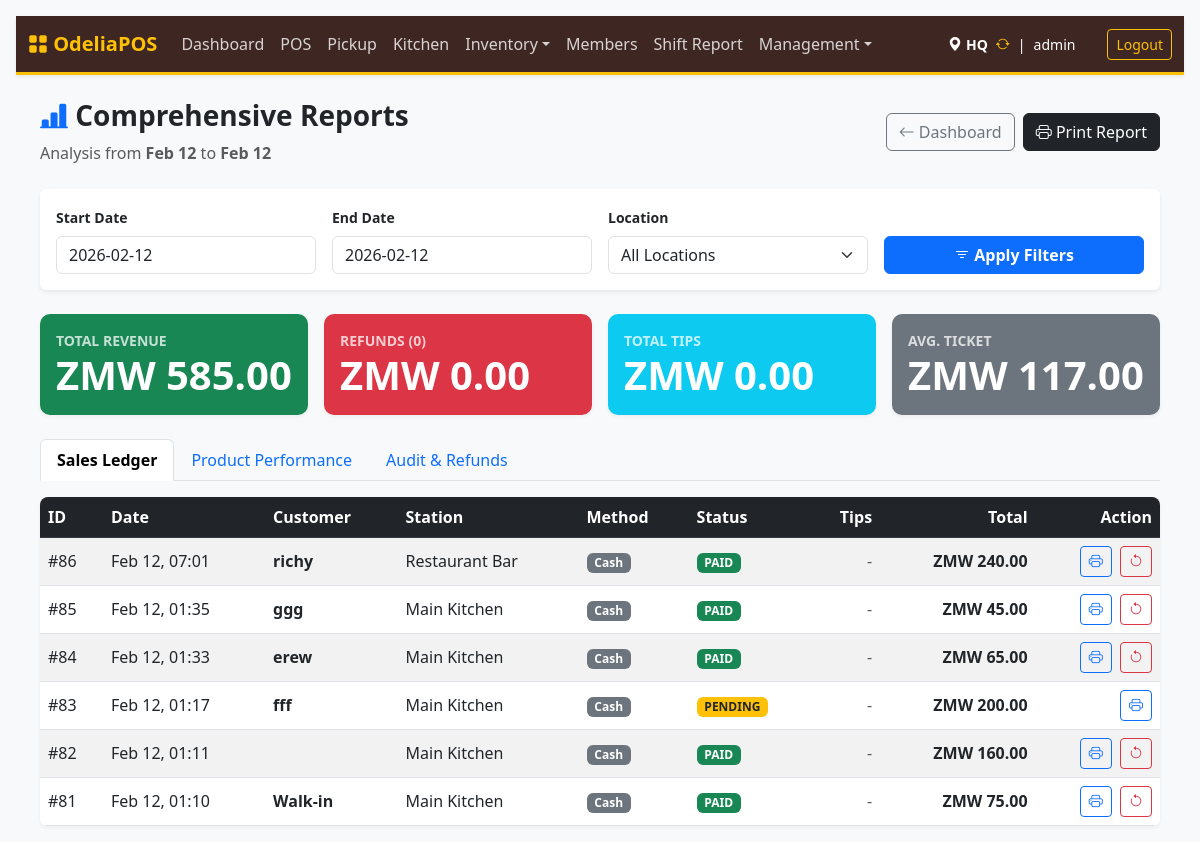
/index.php?page=reports (signed in), run on the app's committed database.
### tables this page shows
CREATE TABLE `sales` (
  `id` int NOT NULL AUTO_INCREMENT,
  `location_id` int NOT NULL,
  `user_id` int NOT NULL,
  `shift_id` int DEFAULT NULL,
  `total_amount` decimal(10,2) NOT NULL,
  `discount` decimal(10,2) DEFAULT '0.00',
  `total_tax` decimal(10,2) DEFAULT '0.00',
  `tip` decimal(10,2) DEFAULT '0.00',
  `final_total` decimal(10,2) DEFAULT '0.00',
  `payment_method` varchar(50) NOT NULL DEFAULT 'cash',
  `status` enum('completed','refund_requested','refunded','partially_refunded') DEFAULT 'completed',
  `created_at` timestamp NULL DEFAULT CURRENT_TIMESTAMP,
  `collected_by` varchar(100) DEFAULT NULL,
  `payment_status` enum('paid','pending','refunded') NOT NULL DEFAULT 'pending',
  `customer_name` varchar(100) DEFAULT 'Walk-in',
  `amount_tendered` decimal(10,2) DEFAULT '0.00',
  `change_due` decimal(10,2) DEFAULT '0.00',
  `member_id` int DEFAULT NULL,
  `points_earned` decimal(10,2) DEFAULT '0.00',
  `points_redeemed` decimal(10,2) DEFAULT '0.00',
  `split_group_id` varchar(50) DEFAULT NULL,
  `split_type` enum('none','item','even','custom') DEFAULT 'none',
  `tip_amount` decimal(10,2) DEFAULT '0.00',
  PRIMARY KEY (`id`),
  KEY `location_id` (`location_id`),
  KEY `user_id` (`user_id`),
  CONSTRAINT `sales_ibfk_1` FOREIGN KEY (`location_id`) REFERENCES `locations` (`id`),
  CONSTRAINT `sales_ibfk_2` FOREIGN KEY (`user_id`) REFERENCES `users` (`id`)
);

CREATE TABLE `locations` (
  `id` int NOT NULL AUTO_INCREMENT,
  `name` varchar(50) NOT NULL,
  `type` enum('store','kitchen','bar','warehouse') NOT NULL DEFAULT 'store',
  `can_sell` tinyint(1) DEFAULT '1',
  `can_receive_from_vendor` tinyint(1) DEFAULT '0',
  `address` text,
  `phone` varchar(50) DEFAULT '555-0000',
  PRIMARY KEY (`id`)
);

### src/reports.php (called while the page is built, shortened)
<?php
$startDate = $_GET['start'] ?? date('Y-m-d');
$endDate = $_GET['end'] ?? date('Y-m-d');
$locationId = $_GET['location'] ?? '';
$reportType = $_GET['type'] ?? 'sales';
$params = [$startDate . ' 00:00:00', $endDate . ' 23:59:59'];
$locSql = ($locationId) ? " AND s.location_id = ?" : "";
$metricsSql = "SELECT SUM(final_total) as total_revenue, SUM(tip_amount) as total_tips, COUNT(*) as trans_count, AVG(final_total) as avg_ticket FROM sales s WHERE created_at BETWEEN ? AND ?" . $locSql . " AND payment_status = 'paid'";
$stmt = $pdo->prepare($metricsSql); $stmt->execute($params); $metrics = $stmt->fetch();
$refundParams = $params;
$refundSql = "SELECT SUM(final_total) as total_refunded, COUNT(*) as refund_count FROM sales s WHERE created_at BETWEEN ? AND ?" . $locSql . " AND payment_status = 'refunded'";
$stmt = $pdo->prepare($refundSql); $stmt->execute($refundParams); $refundStats = $stmt->fetch();
if ($reportType === 'sales') {
    $stmt = $pdo->prepare("SELECT s.*, u.username as cashier, l.name as location FROM sales s JOIN users u ON s.user_id = u.id JOIN locations l ON s.location_id = l.id WHERE s.created_at BETWEEN ? AND ? $locSql ORDER BY s.created_at DESC");
    $stmt->execute($params); $reportData = $stmt->fetchAll();
}
?>

### templates/reports.php (the view, shortened to what this page needs)
<!DOCTYPE html>
<html lang="en">
<head>
    <link href="https://cdn.jsdelivr.net/npm/bootstrap@5.3.0/dist/css/bootstrap.min.css" rel="stylesheet">
    <link rel="stylesheet" href="https://cdn.jsdelivr.net/npm/bootstrap-icons@1.10.5/font/bootstrap-icons.css">
    <link rel="stylesheet" href="https://cdn.jsdelivr.net/npm/flatpickr/dist/flatpickr.min.css">
</head>
<body class="p-3">
<div class="d-flex justify-content-between align-items-center mb-4 no-print">
    <div>
        <h3 class="fw-bold"><i class="bi bi-bar-chart-line-fill text-primary"></i> Comprehensive Reports</h3>
        <p class="text-muted mb-0">Analysis from <strong><?= date('M d', strtotime($startDate)) ?></strong> to <strong><?= date('M d', strtotime($endDate)) ?></strong></p>
    </div>
    <div class="d-flex gap-2">
        <a href="index.php?page=dashboard" class="btn btn-outline-secondary"><i class="bi bi-arrow-left"></i> Dashboard</a>
        <button onclick="window.print()" class="btn btn-dark"><i class="bi bi-printer"></i> Print Report</button>
    </div>
</div>
<div class="card p-3 mb-4 border-0 shadow-sm no-print">
    <form method="GET" class="row g-3 align-items-end">
        <div class="col-md-3">
            <label class="form-label small fw-bold">Start Date</label>
            <input type="text" name="start" class="form-control datepicker" value="<?= $startDate ?>">
        </div>
        <div class="col-md-3">
            <label class="form-label small fw-bold">End Date</label>
            <input type="text" name="end" class="form-control datepicker" value="<?= $endDate ?>">
        </div>
        <div class="col-md-3">
            <label class="form-label small fw-bold">Location</label>
            <select name="location" class="form-select">
                <option value="">All Locations</option>
            </select>
        </div>
        <div class="col-md-3">
            <button type="submit" class="btn btn-primary w-100 fw-bold"><i class="bi bi-filter"></i> Apply Filters</button>
        </div>
    </form>
</div>
<div class="row g-3 mb-4">
    <div class="col-md-3">
        <div class="card metric-card bg-success text-white h-100">
            <div class="card-body">
                <div class="small text-uppercase opacity-75 fw-bold">Total Revenue</div>
                <div class="display-6 fw-bold">ZMW <?= number_format($metrics['total_revenue'] ?? 0, 2) ?></div>
            </div>
        </div>
    </div>
    <div class="col-md-3">
        <div class="card metric-card bg-danger text-white h-100">
            <div class="card-body">
                <div class="small text-uppercase opacity-75 fw-bold">Refunds (<?= $refundStats['refund_count'] ?? 0 ?>)</div>
                <div class="display-6 fw-bold">ZMW <?= number_format($refundStats['total_refunded'] ?? 0, 2) ?></div>
            </div>
        </div>
    </div>
    <div class="col-md-3">
        <div class="card metric-card bg-info text-white h-100">
            <div class="card-body">
                <div class="small text-uppercase opacity-75 fw-bold">Total Tips</div>
                <div class="display-6 fw-bold">ZMW <?= number_format($metrics['total_tips'] ?? 0, 2) ?></div>
            </div>
        </div>
    </div>
    <div class="col-md-3">
        <div class="card metric-card bg-secondary text-white h-100">
            <div class="card-body">
                <div class="small text-uppercase opacity-75 fw-bold">Avg. Ticket</div>
                <div class="display-6 fw-bold">ZMW <?= number_format($metrics['avg_ticket'] ?? 0, 2) ?></div>
            </div>
        </div>
    </div>
</div>
<ul class="nav nav-tabs mb-3 no-print">
    <li class="nav-item">
        <a class="nav-link <?= $reportType == 'sales' ? 'active fw-bold' : '' ?>" href="index.php?page=reports&type=sales&start=<?= $startDate ?>&end=<?= $endDate ?>&location=<?= $locationId ?>">Sales Ledger</a>
    </li>
    <li class="nav-item">
        <a class="nav-link <?= $reportType == 'product' ? 'active fw-bold' : '' ?>" href="index.php?page=reports&type=product&start=<?= $startDate ?>&end=<?= $endDate ?>&location=<?= $locationId ?>">Product Performance</a>
    </li>
    <li class="nav-item">
        <a class="nav-link <?= $reportType == 'audit' ? 'active fw-bold' : '' ?>" href="index.php?page=reports&type=audit&start=<?= $startDate ?>&end=<?= $endDate ?>&location=<?= $locationId ?>">Audit & Refunds</a>
    </li>
</ul>
<div class="table-responsive p-0">
    <table class="table table-striped table-hover mb-0 align-middle">
        <?php if($reportType === 'sales'): ?>
        <thead class="table-dark">
            <tr>
                <th>ID</th>
                <th>Date</th>
                <th>Customer</th>
                <th>Station</th>
                <th>Method</th>
                <th>Status</th>
                <th class="text-end">Tips</th>
                <th class="text-end">Total</th>
                <th class="text-end no-print">Action</th>
            </tr>
        </thead>
        <tbody>
            <?php foreach($reportData as $row): ?>
            <tr>
                <td>#<?= $row['id'] ?></td>
                <td><?= date('M d, H:i', strtotime($row['created_at'])) ?></td>
                <td class="fw-bold"><?= htmlspecialchars($row['customer_name']) ?></td>
                <td><?= htmlspecialchars($row['location']) ?></td>
                <td><span class="badge bg-secondary"><?= $row['payment_method'] ?></span></td>
                <td>
                    <?php if(strtolower($row['payment_status'])=='paid'): ?><span class="badge bg-success">PAID</span>
                    <?php elseif(strtolower($row['payment_status'])=='refunded'): ?><span class="badge bg-danger">REFUNDED</span>
                    <?php else: ?><span class="badge bg-warning text-dark">PENDING</span><?php endif; ?>
                </td>
                <td class="text-end text-muted"><?= $row['tip_amount'] > 0 ? number_format($row['tip_amount'], 2) : '-' ?></td>
                <td class="text-end fw-bold">ZMW <?= number_format($row['final_total'], 2) ?></td>
                <td class="text-end no-print">
                    <button onclick="showReceiptModal('index.php?page=receipt&sale_id=<?= $row['id'] ?>')" class="btn btn-sm btn-outline-primary"><i class="bi bi-printer"></i></button>
                    <?php if(strtolower($row['payment_status']) == 'paid' && in_array($_SESSION['role'], ['admin', 'manager', 'dev'])): ?>
                    <form method="POST" class="d-inline" onsubmit="confirmRefund(event)">
                        <button class="btn btn-sm btn-outline-danger ms-1" title="Refund"><i class="bi bi-arrow-counterclockwise"></i></button>
                    </form>
                    <?php endif; ?>
                </td>
            </tr>
            <?php endforeach; ?>
        </tbody>
        <?php endif; ?>
    </table>
</div>
</body>
</html>

### templates/header.php (style rules this page uses)
:root { --theme-brown: #3e2723; --theme-gold: #ffc107; --theme-gold-dark: #d39e00; --theme-orange: #fd7e14; --theme-bg: #fff8e1; }
body { background-color: var(--theme-bg); color: var(--theme-brown); }

### templates/reports.php (style rules this page uses)
body { background-color: #f8f9fa; }
.metric-card { border: none; border-radius: 10px; box-shadow: 0 2px 4px rgba(0,0,0,0.05); transition: transform 0.2s; }
.table-responsive { background: white; border-radius: 8px; box-shadow: 0 2px 4px rgba(0,0,0,0.05); }

### data on the page
sales: id "86", created_at "Feb 12, 07:01", customer_name "richy", location.name "Restaurant Bar", payment_method "Cash", payment_status "PAID", final_total "240.00"
sales: id "85", created_at "Feb 12, 01:35", customer_name "ggg", location.name "Main Kitchen", payment_method "Cash", payment_status "PAID", final_total "45.00"
sales: id "84", created_at "Feb 12, 01:33", customer_name "erew", location.name "Main Kitchen", payment_method "Cash", payment_status "PAID", final_total "65.00"
sales: id "83", created_at "Feb 12, 01:17", customer_name "fff", location.name "Main Kitchen", payment_method "Cash", payment_status "PENDING", final_total "200.00"
sales: id "82", created_at "Feb 12, 01:11", location.name "Main Kitchen", payment_method "Cash", payment_status "PAID", final_total "160.00"
sales: id "81", created_at "Feb 12, 01:10", customer_name "Walk-in", location.name "Main Kitchen", payment_method "Cash", payment_status "PAID", final_total "75.00"

### other printed values
$_SESSION['location_name'] "HQ"
$_SESSION['username'] "admin"
date('M d', strtotime($startDate)) "Feb 12"
date('M d', strtotime($endDate)) "Feb 12"
$metrics['total_revenue'] "585.00"
$refundStats['refund_count'] "0"
$refundStats['total_refunded'] "0.00"
$metrics['total_tips'] "0.00"
$metrics['avg_ticket'] "117.00"
